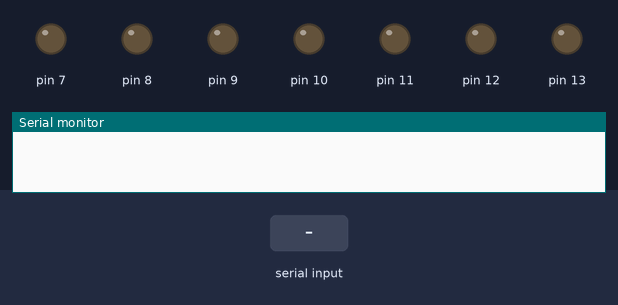
A sketch run on a simulated Arduino Uno, built with avr-gcc and run on an emulated ATmega328P. Shown: output pins drawn as LEDs (lit = HIGH), the last lines printed to the serial monitor. The test bench sets the inputs (shaded band).

Above: at 1.2 s.
1.3 s: "A" received over Serial
At 1.9 s:
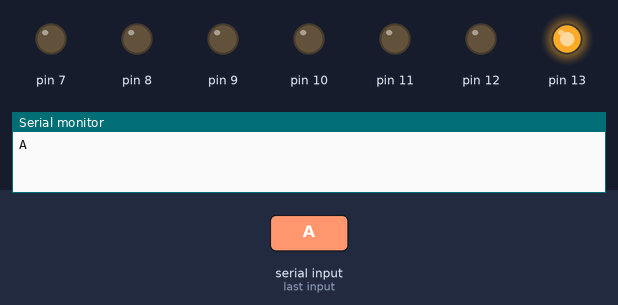
3.8 s: "S" received over Serial
At 4.6 s:
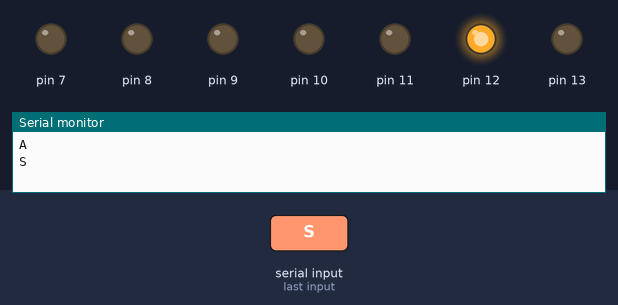
6.3 s: "D" received over Serial
At 6.9 s:
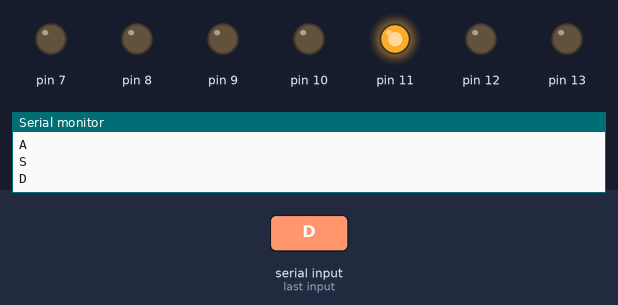
8.8 s: "F" received over Serial
At 9.6 s:
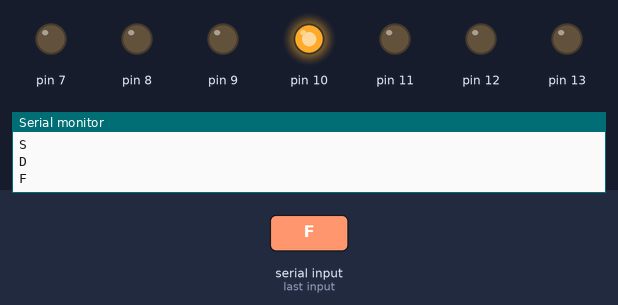
11.3 s: "G" received over Serial
At 11.9 s:
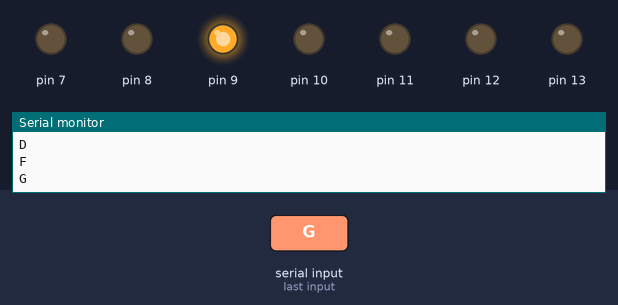
13.8 s: "H" received over Serial
At 14.6 s:
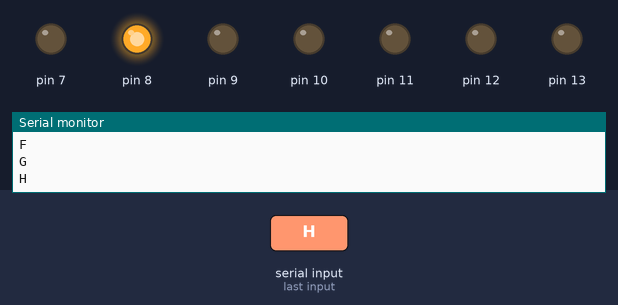
Timing chart, 0 to 16.8 s (numbered marks = the images above; inputs shaded):
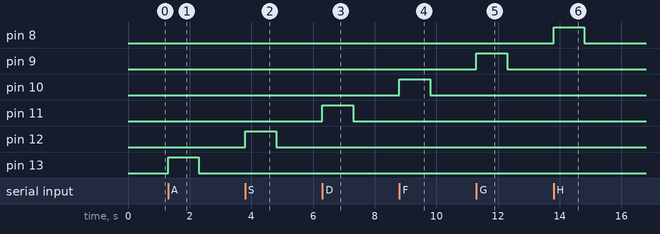

Measured:
- after the input at 1.3 s, pin 13: LOW → HIGH at once, → LOW 1.0 s later
- after the input at 3.8 s, pin 12: LOW → HIGH at once, → LOW 1.0 s later
- after the input at 6.3 s, pin 11: LOW → HIGH at once, → LOW 1.0 s later
- after the input at 8.8 s, pin 10: LOW → HIGH at once, → LOW 1.0 s later
- after the input at 11.3 s, pin 9: LOW → HIGH at once, → LOW 1.0 s later
- after the input at 13.8 s, pin 8: LOW → HIGH at once, → LOW 1.0 s later

The sketch:

ard.ino
```cpp
bool blink = false;
void setup(){
  pinMode(13, OUTPUT);
  pinMode(12, OUTPUT);
  pinMode(11, OUTPUT);
  pinMode(10, OUTPUT);
  pinMode(9, OUTPUT);
  pinMode(8, OUTPUT);
  pinMode(7, OUTPUT);
  Serial.begin(9600);
}

void loop(){
  if(Serial.available())
{
  char data = Serial.read();
  Serial.println(data);
  switch(data) {
    case 'A':
      digitalWrite(13,HIGH);
      delay(1000);
      digitalWrite(13,LOW);
      delay(1000);
      break;
    case 'S':
      digitalWrite(12,HIGH);
      delay(1000);
      digitalWrite(12,LOW);
      delay(1000);
      break;
    case 'D':
      digitalWrite(11,HIGH);
      delay(1000);
      digitalWrite(11,LOW);
      delay(1000);
      break;
    case 'F':
      digitalWrite(10,HIGH);
      delay(1000);
      digitalWrite(10,LOW);
      delay(1000);
      break;
    case 'G':
      digitalWrite(9,HIGH);
      delay(1000);
      digitalWrite(9,LOW);
      delay(1000);
      break;
    case 'H':
      digitalWrite(8,HIGH);
      delay(1000);
      digitalWrite(8,LOW);
      delay(1000);
      break;
    case 'J':
      digitalWrite(7,HIGH);
      delay(1000);
      digitalWrite(7,LOW);
      delay(1000);
      break;
  }

}}
```
